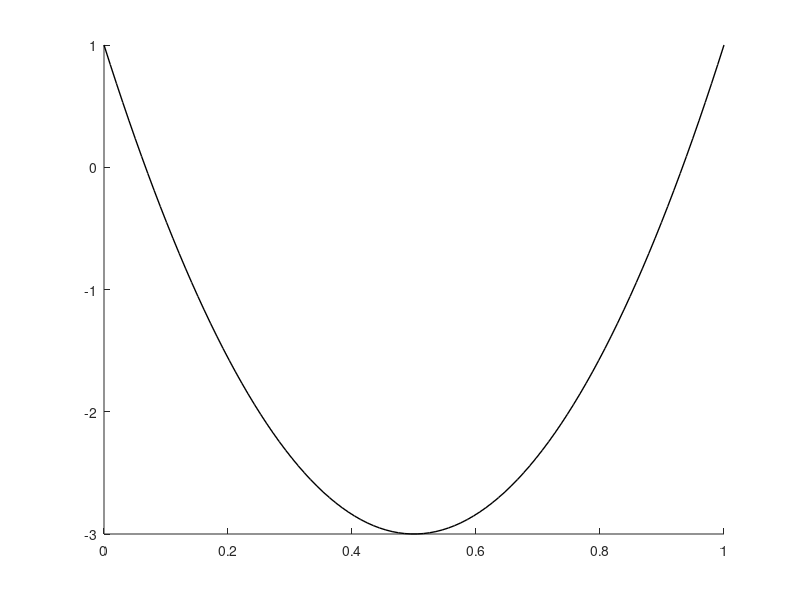

MATLAB code for this plot:
function [h] = plot_circle( )
Cpact = 1-4.*(sin(acos(linspace(-1,1,100)/1))).^2;

hold on
h = plot(linspace(0,1,100),Cpact,'-k','linewidth',1.0);